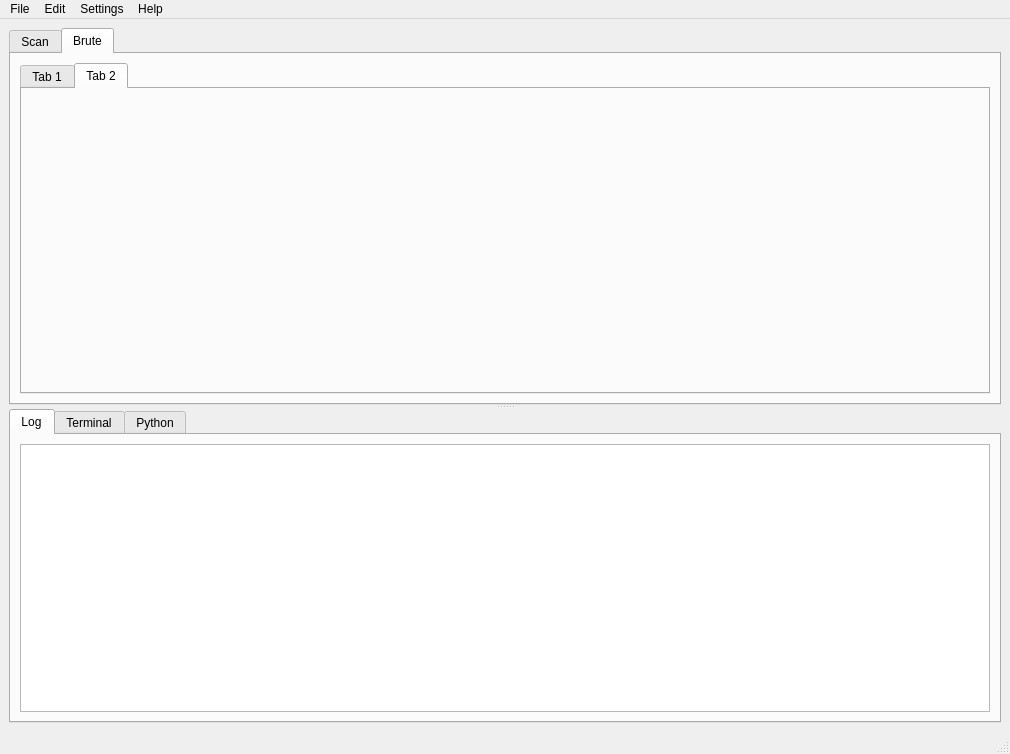
<?xml version="1.0" encoding="UTF-8"?>
<ui version="4.0">
 <class>MainWindow</class>
 <widget class="QMainWindow" name="MainWindow">
  <property name="geometry">
   <rect>
    <x>0</x>
    <y>0</y>
    <width>1010</width>
    <height>754</height>
   </rect>
  </property>
  <property name="windowTitle">
   <string>LEGION</string>
  </property>
  <widget class="QWidget" name="centralwidget">
   <layout class="QGridLayout" name="gridLayout">
    <item row="0" column="0">
     <widget class="QSplitter" name="splitter_2">
      <property name="orientation">
       <enum>Qt::Vertical</enum>
      </property>
      <widget class="QTabWidget" name="MainTabWidget">
       <property name="currentIndex">
        <number>1</number>
       </property>
       <widget class="QWidget" name="ScanTab">
        <attribute name="title">
         <string>Scan</string>
        </attribute>
        <layout class="QGridLayout" name="gridLayout_2">
         <item row="0" column="0">
          <widget class="QSplitter" name="splitter">
           <property name="orientation">
            <enum>Qt::Horizontal</enum>
           </property>
           <widget class="QTabWidget" name="HostsTabWidget">
            <property name="sizePolicy">
             <sizepolicy hsizetype="Expanding" vsizetype="Expanding">
              <horstretch>0</horstretch>
              <verstretch>0</verstretch>
             </sizepolicy>
            </property>
            <property name="currentIndex">
             <number>1</number>
            </property>
            <widget class="QWidget" name="HostsTab">
             <attribute name="title">
              <string>Hosts</string>
             </attribute>
             <layout class="QHBoxLayout" name="horizontalLayout">
              <item>
               <widget class="QTableView" name="HostsTableView"/>
              </item>
             </layout>
            </widget>
            <widget class="QWidget" name="ServicesLeftTab">
             <attribute name="title">
              <string>Services</string>
             </attribute>
             <layout class="QHBoxLayout" name="horizontalLayout_2">
              <item>
               <widget class="QTableView" name="ServiceNamesTableView"/>
              </item>
             </layout>
            </widget>
           </widget>
           <widget class="QTabWidget" name="ServicesTabWidget">
            <property name="enabled">
             <bool>true</bool>
            </property>
            <property name="sizePolicy">
             <sizepolicy hsizetype="Expanding" vsizetype="Expanding">
              <horstretch>1</horstretch>
              <verstretch>0</verstretch>
             </sizepolicy>
            </property>
            <property name="currentIndex">
             <number>1</number>
            </property>
            <widget class="QWidget" name="ServicesRightTab">
             <attribute name="title">
              <string>Services</string>
             </attribute>
             <layout class="QVBoxLayout" name="verticalLayout">
              <item>
               <widget class="QTableView" name="ServicesTableView"/>
              </item>
             </layout>
            </widget>
            <widget class="QWidget" name="ScriptsTab">
             <attribute name="title">
              <string>Page</string>
             </attribute>
             <layout class="QHBoxLayout" name="horizontalLayout_6">
              <item>
               <widget class="QPlainTextEdit" name="ScriptsTextEdit"/>
              </item>
             </layout>
            </widget>
            <widget class="QWidget" name="InformationTab">
             <attribute name="title">
              <string>Information</string>
             </attribute>
             <layout class="QHBoxLayout" name="horizontalLayout_3">
              <item>
               <widget class="QTableView" name="InformationTableView"/>
              </item>
             </layout>
            </widget>
            <widget class="QWidget" name="NotesTab">
             <attribute name="title">
              <string>Notes</string>
             </attribute>
             <layout class="QHBoxLayout" name="horizontalLayout_4">
              <item>
               <widget class="QTextEdit" name="NotesTextEdit"/>
              </item>
             </layout>
            </widget>
            <widget class="QWidget" name="ScreenshotsTab">
             <attribute name="title">
              <string>Page</string>
             </attribute>
            </widget>
           </widget>
          </widget>
         </item>
        </layout>
       </widget>
       <widget class="QWidget" name="BruteTab">
        <attribute name="title">
         <string>Brute</string>
        </attribute>
        <layout class="QHBoxLayout" name="horizontalLayout_7">
         <item>
          <widget class="QTabWidget" name="BruteTabWidget">
           <property name="currentIndex">
            <number>1</number>
           </property>
           <widget class="QWidget" name="tab">
            <attribute name="title">
             <string>Tab 1</string>
            </attribute>
            <layout class="QHBoxLayout" name="horizontalLayout_8"/>
           </widget>
           <widget class="QWidget" name="tab_2">
            <attribute name="title">
             <string>Tab 2</string>
            </attribute>
           </widget>
          </widget>
         </item>
        </layout>
       </widget>
      </widget>
      <widget class="QTabWidget" name="BottomTabWidget">
       <property name="sizeIncrement">
        <size>
         <width>0</width>
         <height>0</height>
        </size>
       </property>
       <property name="baseSize">
        <size>
         <width>0</width>
         <height>0</height>
        </size>
       </property>
       <property name="currentIndex">
        <number>0</number>
       </property>
       <widget class="QWidget" name="LogTab">
        <attribute name="title">
         <string>Log</string>
        </attribute>
        <layout class="QHBoxLayout" name="horizontalLayout_5">
         <item>
          <widget class="QTableView" name="ProcessesTableView"/>
         </item>
        </layout>
       </widget>
       <widget class="QWidget" name="TerminalTab">
        <attribute name="title">
         <string>Terminal</string>
        </attribute>
        <layout class="QHBoxLayout" name="horizontalLayout_51">
         <item>
          <widget class="QTableView" name="ProcessesTableView"/>
         </item>
        </layout>
       </widget>
       <widget class="QWidget" name="PythonTab">
        <attribute name="title">
         <string>Python</string>
        </attribute>
        <layout class="QHBoxLayout" name="horizontalLayout_52">
         <item>
          <widget class="QTableView" name="ProcessesTableView"/>
         </item>
        </layout>
       </widget>
      </widget>
     </widget>
    </item>
   </layout>
  </widget>
  <widget class="QMenuBar" name="menubar">
   <property name="geometry">
    <rect>
     <x>0</x>
     <y>0</y>
     <width>1010</width>
     <height>25</height>
    </rect>
   </property>
   <widget class="QMenu" name="menuFile">
    <property name="title">
     <string>File</string>
    </property>
    <addaction name="actionNew"/>
    <addaction name="actionOpen"/>
    <addaction name="actionSave"/>
    <addaction name="actionSaveAs"/>
    <addaction name="separator"/>
    <addaction name="actionAddHosts"/>
    <addaction name="actionImportNmap"/>
    <addaction name="separator"/>
    <addaction name="actionExit"/>
   </widget>
   <widget class="QMenu" name="menuEdit">
    <property name="title">
     <string>Edit</string>
    </property>
   </widget>
   <widget class="QMenu" name="menuSettings">
    <property name="title">
     <string>Settings</string>
    </property>
   </widget>
   <widget class="QMenu" name="menuHelp">
    <property name="title">
     <string>Help</string>
    </property>
   </widget>
   <addaction name="menuFile"/>
   <addaction name="menuEdit"/>
   <addaction name="menuSettings"/>
   <addaction name="menuHelp"/>
  </widget>
  <widget class="QStatusBar" name="statusbar"/>
  <action name="actionExit">
   <property name="text">
    <string>Exit</string>
   </property>
   <property name="toolTip">
    <string>Exit the application</string>
   </property>
   <property name="shortcut">
    <string>Ctrl+Q</string>
   </property>
  </action>
  <action name="actionOpen">
   <property name="text">
    <string>Open</string>
   </property>
   <property name="toolTip">
    <string>Open an existing project file</string>
   </property>
   <property name="shortcut">
    <string>Ctrl+O</string>
   </property>
  </action>
  <action name="actionSave">
   <property name="text">
    <string>Save</string>
   </property>
   <property name="toolTip">
    <string>Save the current project</string>
   </property>
   <property name="shortcut">
    <string>Ctrl+S</string>
   </property>
  </action>
  <action name="actionImportNmap">
   <property name="text">
    <string>Import nmap</string>
   </property>
   <property name="toolTip">
    <string>Import an nmap xml file</string>
   </property>
  </action>
  <action name="actionSaveAs">
   <property name="text">
    <string>Save As</string>
   </property>
  </action>
  <action name="actionNew">
   <property name="text">
    <string>New</string>
   </property>
   <property name="shortcut">
    <string>Ctrl+N</string>
   </property>
  </action>
  <action name="actionAddHosts">
   <property name="text">
    <string>Add host(s) to scope</string>
   </property>
  </action>
 </widget>
 <resources/>
 <connections/>
</ui>
